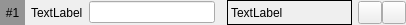
<?xml version="1.0" encoding="UTF-8"?>
<ui version="4.0">
 <class>GGConnectionEditorWidget</class>
 <widget class="QWidget" name="GGConnectionEditorWidget">
  <property name="geometry">
   <rect>
    <x>0</x>
    <y>0</y>
    <width>406</width>
    <height>25</height>
   </rect>
  </property>
  <property name="windowTitle">
   <string>Form</string>
  </property>
  <layout class="QHBoxLayout" name="horizontalLayout" stretch="0,0,1,0,1,0">
   <property name="leftMargin">
    <number>0</number>
   </property>
   <property name="topMargin">
    <number>0</number>
   </property>
   <property name="rightMargin">
    <number>0</number>
   </property>
   <property name="bottomMargin">
    <number>0</number>
   </property>
   <item>
    <widget class="GGMouseLabel" name="lblNumber">
     <property name="sizePolicy">
      <sizepolicy hsizetype="Minimum" vsizetype="Minimum">
       <horstretch>0</horstretch>
       <verstretch>0</verstretch>
      </sizepolicy>
     </property>
     <property name="minimumSize">
      <size>
       <width>25</width>
       <height>25</height>
      </size>
     </property>
     <property name="autoFillBackground">
      <bool>false</bool>
     </property>
     <property name="styleSheet">
      <string notr="true">background-color: rgb(148, 148, 148);</string>
     </property>
     <property name="text">
      <string notr="true">#1</string>
     </property>
     <property name="alignment">
      <set>Qt::AlignCenter</set>
     </property>
    </widget>
   </item>
   <item>
    <widget class="QLabel" name="lblType">
     <property name="text">
      <string notr="true">TextLabel</string>
     </property>
    </widget>
   </item>
   <item>
    <widget class="QLineEdit" name="txtCaption"/>
   </item>
   <item>
    <widget class="GGActionEditorWidget" name="wgtAction" native="true"/>
   </item>
   <item>
    <widget class="QLabel" name="lblConnectedPage">
     <property name="frameShape">
      <enum>QFrame::Panel</enum>
     </property>
     <property name="text">
      <string notr="true">TextLabel</string>
     </property>
    </widget>
   </item>
   <item>
    <layout class="QHBoxLayout" name="horizontalLayout_2">
     <property name="spacing">
      <number>0</number>
     </property>
     <item>
      <widget class="QToolButton" name="btnActivate">
       <property name="text">
        <string notr="true"/>
       </property>
       <property name="icon">
        <iconset resource="../resources.qrc">
         <normaloff>:/icons/connect</normaloff>:/icons/connect</iconset>
       </property>
      </widget>
     </item>
     <item>
      <widget class="QToolButton" name="btnDelete">
       <property name="text">
        <string/>
       </property>
       <property name="icon">
        <iconset resource="../resources.qrc">
         <normaloff>:/icons/delete</normaloff>:/icons/delete</iconset>
       </property>
      </widget>
     </item>
    </layout>
   </item>
  </layout>
 </widget>
 <customwidgets>
  <customwidget>
   <class>GGActionEditorWidget</class>
   <extends>QWidget</extends>
   <header>ui/components/ggactioneditorwidget.h</header>
   <container>1</container>
  </customwidget>
  <customwidget>
   <class>GGMouseLabel</class>
   <extends>QLabel</extends>
   <header>ui/basic/ggmouselabel.h</header>
   <slots>
    <signal>hoverEnter()</signal>
    <signal>hoverLeave()</signal>
   </slots>
  </customwidget>
 </customwidgets>
 <resources>
  <include location="../resources.qrc"/>
 </resources>
 <connections>
  <connection>
   <sender>txtCaption</sender>
   <signal>editingFinished()</signal>
   <receiver>GGConnectionEditorWidget</receiver>
   <slot>captionEdited()</slot>
   <hints>
    <hint type="sourcelabel">
     <x>88</x>
     <y>20</y>
    </hint>
    <hint type="destinationlabel">
     <x>71</x>
     <y>0</y>
    </hint>
   </hints>
  </connection>
  <connection>
   <sender>btnActivate</sender>
   <signal>clicked()</signal>
   <receiver>GGConnectionEditorWidget</receiver>
   <slot>activateClicked()</slot>
   <hints>
    <hint type="sourcelabel">
     <x>370</x>
     <y>11</y>
    </hint>
    <hint type="destinationlabel">
     <x>202</x>
     <y>12</y>
    </hint>
   </hints>
  </connection>
  <connection>
   <sender>btnActivate</sender>
   <signal>toggled(bool)</signal>
   <receiver>GGConnectionEditorWidget</receiver>
   <slot>activateToggled(bool)</slot>
   <hints>
    <hint type="sourcelabel">
     <x>370</x>
     <y>11</y>
    </hint>
    <hint type="destinationlabel">
     <x>202</x>
     <y>12</y>
    </hint>
   </hints>
  </connection>
  <connection>
   <sender>btnDelete</sender>
   <signal>clicked()</signal>
   <receiver>GGConnectionEditorWidget</receiver>
   <slot>deleteMe()</slot>
   <hints>
    <hint type="sourcelabel">
     <x>391</x>
     <y>1</y>
    </hint>
    <hint type="destinationlabel">
     <x>374</x>
     <y>-11</y>
    </hint>
   </hints>
  </connection>
 </connections>
 <slots>
  <slot>activateClicked()</slot>
  <slot>activateToggled(bool)</slot>
  <slot>captionEdited()</slot>
  <slot>deleteMe()</slot>
 </slots>
</ui>
